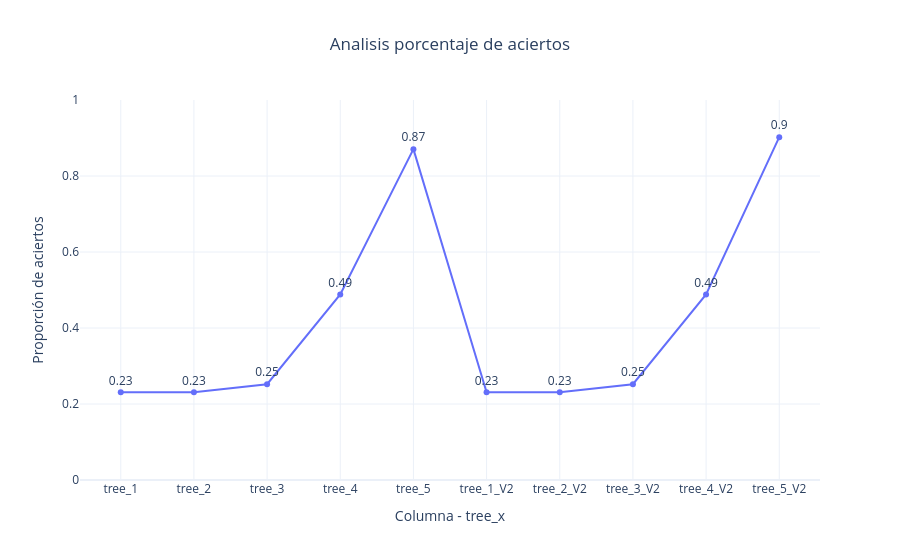

The notebook cell this image was saved under:
### Code cell
plot_true_evolution(datos_gptoss, title="Analisis porcentaje de aciertos")
# plot_true_evolution(datos_gptoss_medgemma, title="GPT-OSS + MEDGEMMA")

### Figure 1 — Plotly figure (JSON) as saved in the notebook; plotly's stock layout.template omitted (floating-point values rounded to 4 significant figures)
{"data": [{"hovertemplate": "columna=%{x}<br>proporcion_true=%{y}<br>text=%{text}<extra></extra>", "legendgroup": "", "line": {"color": "#636efa", "dash": "solid"}, "marker": {"symbol": "circle"}, "mode": "lines+markers+text", "name": "", "orientation": "v", "showlegend": false, "text": [0.23, 0.23, 0.25, 0.49, 0.87, 0.23, 0.23, 0.25, 0.49, 0.9], "textposition": "top center", "type": "scatter", "x": ["tree_1", "tree_2", "tree_3", "tree_4", "tree_5", "tree_1_V2", "tree_2_V2", "tree_3_V2", "tree_4_V2", "tree_5_V2"], "xaxis": "x", "y": [0.2307, 0.2307, 0.252, 0.4882, 0.8706, 0.2307, 0.2307, 0.252, 0.4882, 0.9023], "yaxis": "y"}], "layout": {"legend": {"tracegroupgap": 0}, "title": {"text": "Analisis porcentaje de aciertos", "x": 0.5}, "xaxis": {"anchor": "y", "domain": [0, 1], "title": {"text": "Columna - tree_x"}}, "yaxis": {"anchor": "x", "domain": [0, 1], "range": [0, 1], "title": {"text": "Proporción de aciertos"}}}}
